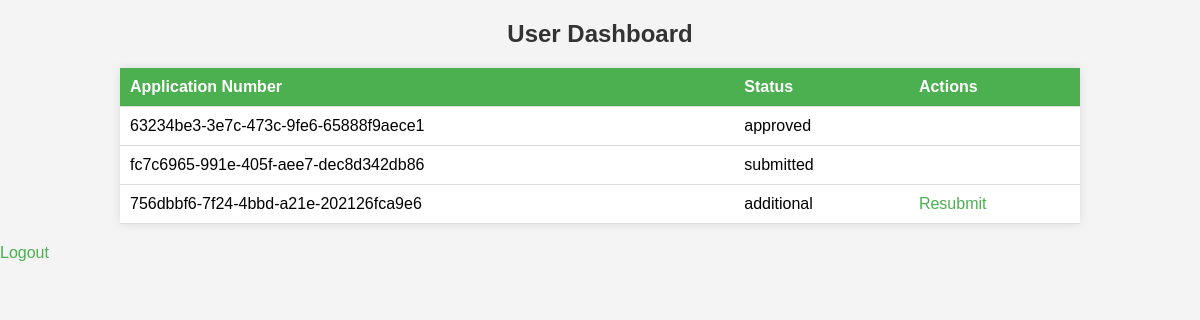
Page /user_dashboard/ (signed in) on the committed database.
### myapp/models.py (models this page shows, shortened)
class BuildingPermit(models.Model):
    AREA_CHOICES = [
        ('0-0.3', '0<0.3'),
        ('0.3-0.5', '0.3<0.5'),
        ('0.5-0.7', '0.5<0.7'),
        ('0.7+', '>=0.7'),
    ]
    FLOORS_CHOICES = [
        ('1-3', '1-3'),
        ('4-6', '4-6'),
        ('7+', '>=7'),
    ]
    __application_status_options = {
        "submitted": "Submitted",
        "in progress": "In Progress",
        "approved": "Approved",
        "rejected": "Rejected",
        "additional": "Additional Document Required",
    }
    name = models.CharField(max_length=100)
    contact_number = models.CharField(max_length=15)
    mail_id = models.EmailField()
    city = models.CharField(max_length=100)
    province = models.CharField(max_length=100)
    area = models.CharField(max_length=20, choices=AREA_CHOICES)
    floors = models.CharField(max_length=20, choices=FLOORS_CHOICES)
    government_id_proof = models.FileField(upload_to=user_id_proof_path)
    land_purchase_record = models.FileField(upload_to=user_land_records_path)
    trees_required = models.PositiveIntegerField()
    application_number = models.CharField(max_length=50, default=str(uuid.uuid4()))
    application_status = models.CharField(max_length=20, choices=__application_status_options, default="submitted")
    date = models.CharField(max_length=50, default=str(datetime.now().strftime("%B %d, %Y")))
    user_id = models.PositiveIntegerField(default=1)
    usr = models.ForeignKey(CustomUser, on_delete=models.CASCADE)
    additional_document_description = models.CharField(max_length=1000, blank=True, null=True)
    additional_document_1 = models.FileField(upload_to=user_additional_document_1_path, blank=True, null=True)
    additional_document_2 = models.FileField(upload_to=user_additional_records_2_path, blank=True, null=True)

### myapp/views.py (the view)
# urls.py: path('user_dashboard/', views.user_dashboard, name='user_dashboard'),
@login_required
def user_dashboard(request):
    permits = BuildingPermit.objects.filter(usr=request.user)
    return render(request, 'user/user_dashboard.html', {'permits': permits})

### myapp/templates/user/user_dashboard.html (shortened to what this page needs)
{% load static %}
<!DOCTYPE html>
<html lang="en">
<head>
    <link rel="stylesheet" type="text/css" href="{% static 'user/user_dashboard.css' %}">
</head>
<body>
    <h2>User Dashboard</h2>
    <table>
        <thead>
            <tr>
                <th>Application Number</th>
                <th>Status</th>
                <th>Actions</th>
            </tr>
        </thead>
        <tbody>
            {% for permit in permits %}
                <tr>
                    <td>{{ permit.application_number }}</td>
                    <td>{{ permit.application_status }}</td>
                    <td>
                        {% if permit.application_status == 'rejected' or permit.application_status == 'additional' %}
                            <a href="{% url 'myapp:resubmit_application' permit.id %}">Resubmit</a>
                        {% endif %}
                    </td>
                </tr>
            {% endfor %}
        </tbody>
    </table>
    <a href="{% url 'myapp:logout' %}">Logout</a>
</body>
</html>

### myapp/templates/user/user_dashboard.css (style rules this page uses)
body { font-family: Arial, sans-serif; background-color: #f4f4f4; margin: 0; padding: 0; }
h2 { text-align: center; color: #333; margin-top: 20px; }
table { width: 80%; margin: 20px auto; border-collapse: collapse; background-color: #fff; box-shadow: 0 0 10px rgba(0, 0, 0, 0.1); }
th, td { padding: 10px; text-align: left; border-bottom: 1px solid #ddd; }
th { background-color: #4CAF50; color: white; }
a { color: #4CAF50; text-decoration: none; }

### rows in the picture
BuildingPermit: application_number "63234be3-3e7c-473c-9fe6-65888f9aece1", application_status "approved"
BuildingPermit: application_number "fc7c6965-991e-405f-aee7-dec8d342db86", application_status "submitted"
BuildingPermit: application_number "756dbbf6-7f24-4bbd-a21e-202126fca9e6", application_status "additional", shows "Resubmit"
